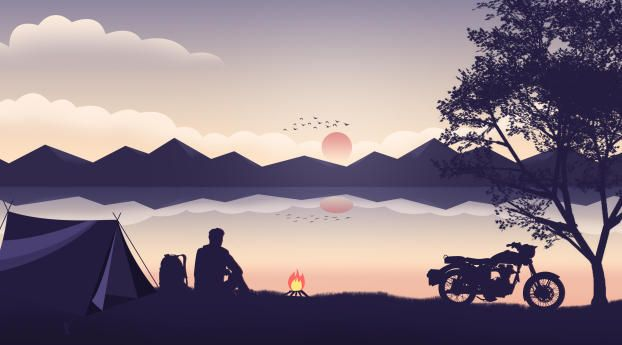
#> input picture Practical_2/Using_pycharm/Img1.jpg, 622 x 345 px
$ python Add_Images.py
#> lines starting #> are read from the running program, lines starting #| are printed output that depends on the picture
import PIL
import cv2

flag = 0
image1 = cv2.imread('Img1.jpg', flag)
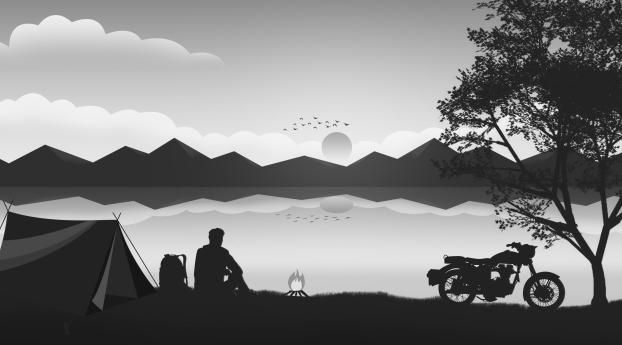
#> image1: shape (345, 622); min 1, max 255, mean 127
image1 = cv2.resize(image1, (512,512))
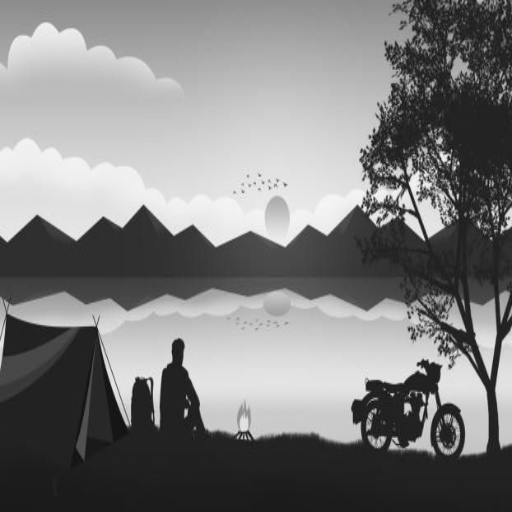
#> image1: shape (512, 512); min 12, max 251, mean 126.9
cv2.imshow('image',image1)
cv2.waitKey(0)

image2 = cv2.imread('Img2.jpg', flag)
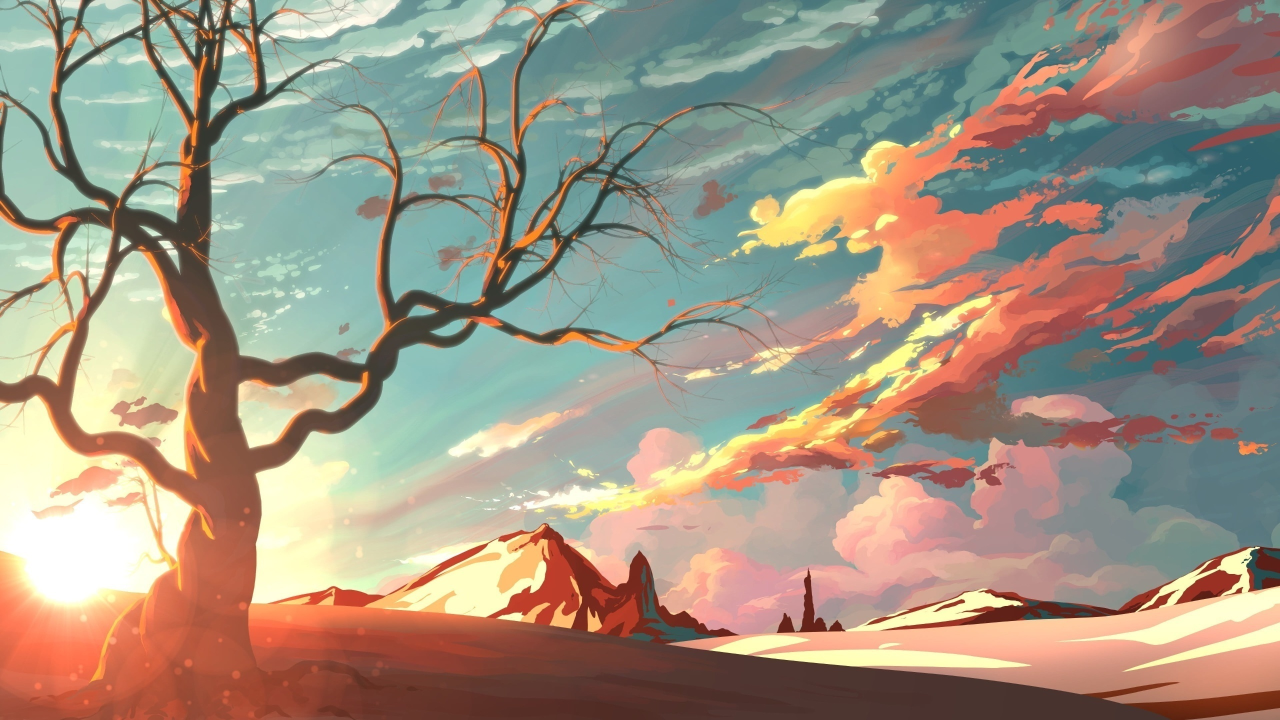
#> input picture Practical_2/Using_pycharm/Img2.jpg, 2560 x 1440 px (shown at 1/2 size)
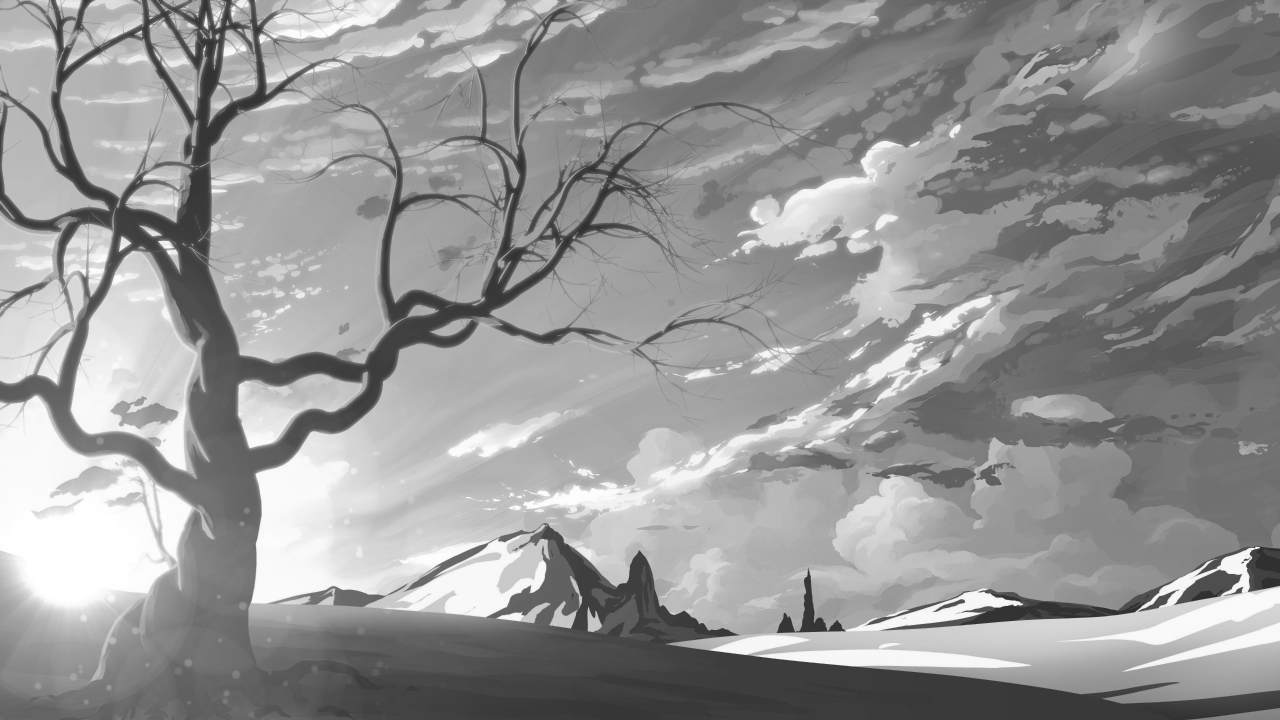
#> image2: shape (1440, 2560) (shown at 1/2 size); min 36, max 255, mean 149.9
image2 = cv2.resize(image2,(512,512))
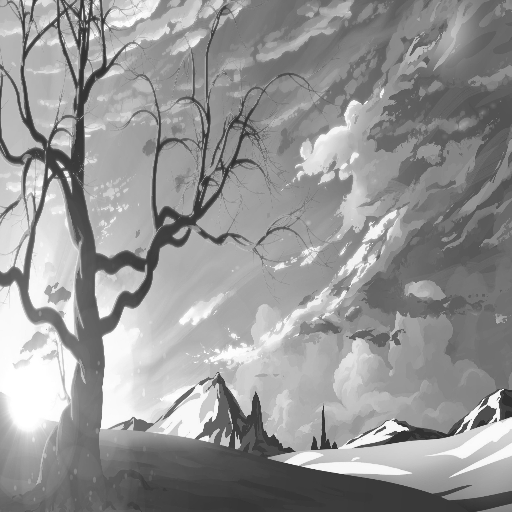
#> image2: shape (512, 512); min 44, max 255, mean 149.9
cv2.imshow('image 2',image2)
cv2.waitKey(0)

sub_image = cv2.add(image2,image1)
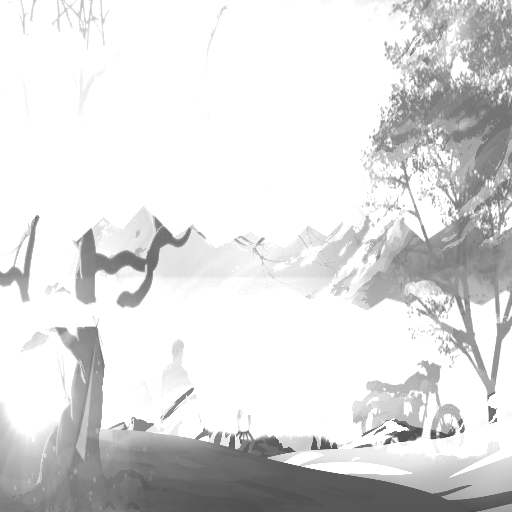
#> sub_image: shape (512, 512); min 71, max 255, mean 221
cv2.imshow('subtracted_images',sub_image)
cv2.waitKey(0)

cv2.destroyAllWindows()
